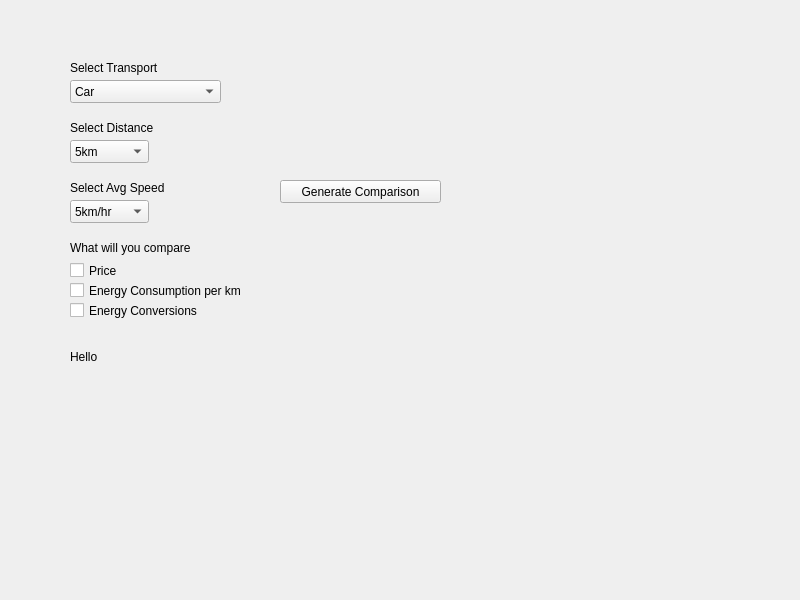
<?xml version="1.0" encoding="UTF-8"?>
<ui version="4.0">
 <class>mainEditorForm</class>
 <widget class="QMainWindow" name="mainEditorForm">
  <property name="geometry">
   <rect>
    <x>0</x>
    <y>0</y>
    <width>800</width>
    <height>600</height>
   </rect>
  </property>
  <property name="windowTitle">
   <string>mainEditorForm</string>
  </property>
  <widget class="QWidget" name="centralwidget">
   <widget class="QLabel" name="label">
    <property name="geometry">
     <rect>
      <x>70</x>
      <y>60</y>
      <width>101</width>
      <height>16</height>
     </rect>
    </property>
    <property name="text">
     <string>Select Transport</string>
    </property>
   </widget>
   <widget class="QComboBox" name="cmbTransport">
    <property name="geometry">
     <rect>
      <x>70</x>
      <y>80</y>
      <width>151</width>
      <height>23</height>
     </rect>
    </property>
    <item>
     <property name="text">
      <string>Car</string>
     </property>
    </item>
    <item>
     <property name="text">
      <string>Bus</string>
     </property>
    </item>
    <item>
     <property name="text">
      <string>Train</string>
     </property>
    </item>
    <item>
     <property name="text">
      <string>Walking</string>
     </property>
    </item>
   </widget>
   <widget class="QLabel" name="label_2">
    <property name="geometry">
     <rect>
      <x>70</x>
      <y>120</y>
      <width>101</width>
      <height>16</height>
     </rect>
    </property>
    <property name="text">
     <string>Select Distance</string>
    </property>
   </widget>
   <widget class="QComboBox" name="cmbDistance">
    <property name="geometry">
     <rect>
      <x>70</x>
      <y>140</y>
      <width>79</width>
      <height>23</height>
     </rect>
    </property>
    <item>
     <property name="text">
      <string>5km</string>
     </property>
    </item>
    <item>
     <property name="text">
      <string>10km</string>
     </property>
    </item>
    <item>
     <property name="text">
      <string>50km</string>
     </property>
    </item>
   </widget>
   <widget class="QLabel" name="label_3">
    <property name="geometry">
     <rect>
      <x>70</x>
      <y>180</y>
      <width>131</width>
      <height>16</height>
     </rect>
    </property>
    <property name="text">
     <string>Select Avg Speed</string>
    </property>
   </widget>
   <widget class="QComboBox" name="cmbSpeed">
    <property name="geometry">
     <rect>
      <x>70</x>
      <y>200</y>
      <width>79</width>
      <height>23</height>
     </rect>
    </property>
    <item>
     <property name="text">
      <string>5km/hr</string>
     </property>
    </item>
    <item>
     <property name="text">
      <string>30km/hr</string>
     </property>
    </item>
    <item>
     <property name="text">
      <string>60km/hr</string>
     </property>
    </item>
    <item>
     <property name="text">
      <string>120km/hr</string>
     </property>
    </item>
   </widget>
   <widget class="QLabel" name="label_4">
    <property name="geometry">
     <rect>
      <x>70</x>
      <y>240</y>
      <width>211</width>
      <height>16</height>
     </rect>
    </property>
    <property name="text">
     <string>What will you compare</string>
    </property>
   </widget>
   <widget class="QCheckBox" name="chbPrice">
    <property name="geometry">
     <rect>
      <x>70</x>
      <y>260</y>
      <width>85</width>
      <height>21</height>
     </rect>
    </property>
    <property name="text">
     <string>Price</string>
    </property>
   </widget>
   <widget class="QCheckBox" name="chbEnergy">
    <property name="geometry">
     <rect>
      <x>70</x>
      <y>280</y>
      <width>201</width>
      <height>21</height>
     </rect>
    </property>
    <property name="text">
     <string>Energy Consumption per km</string>
    </property>
   </widget>
   <widget class="QCheckBox" name="chbConversions">
    <property name="geometry">
     <rect>
      <x>70</x>
      <y>300</y>
      <width>201</width>
      <height>21</height>
     </rect>
    </property>
    <property name="text">
     <string>Energy Conversions</string>
    </property>
   </widget>
   <widget class="QPushButton" name="btnGen">
    <property name="geometry">
     <rect>
      <x>280</x>
      <y>180</y>
      <width>161</width>
      <height>23</height>
     </rect>
    </property>
    <property name="text">
     <string>Generate Comparison</string>
    </property>
   </widget>
   <widget class="QLabel" name="lblShow">
    <property name="geometry">
     <rect>
      <x>70</x>
      <y>350</y>
      <width>561</width>
      <height>181</height>
     </rect>
    </property>
    <property name="text">
     <string>Hello</string>
    </property>
    <property name="alignment">
     <set>Qt::AlignLeading|Qt::AlignLeft|Qt::AlignTop</set>
    </property>
   </widget>
  </widget>
  <action name="actionSave_As">
   <property name="text">
    <string>Save As</string>
   </property>
  </action>
  <action name="actionExit">
   <property name="text">
    <string>Exit</string>
   </property>
  </action>
  <action name="actionSave">
   <property name="text">
    <string>Save</string>
   </property>
  </action>
 </widget>
 <resources/>
 <connections>
  <connection>
   <sender>actionExit</sender>
   <signal>triggered()</signal>
   <receiver>mainEditorForm</receiver>
   <slot>close()</slot>
   <hints>
    <hint type="sourcelabel">
     <x>-1</x>
     <y>-1</y>
    </hint>
    <hint type="destinationlabel">
     <x>399</x>
     <y>299</y>
    </hint>
   </hints>
  </connection>
  <connection>
   <sender>cmbTransport</sender>
   <signal>activated(QString)</signal>
   <receiver>mainEditorForm</receiver>
   <slot>transportSelect()</slot>
   <hints>
    <hint type="sourcelabel">
     <x>145</x>
     <y>91</y>
    </hint>
    <hint type="destinationlabel">
     <x>399</x>
     <y>299</y>
    </hint>
   </hints>
  </connection>
  <connection>
   <sender>cmbDistance</sender>
   <signal>activated(QString)</signal>
   <receiver>mainEditorForm</receiver>
   <slot>distanceSelect()</slot>
   <hints>
    <hint type="sourcelabel">
     <x>109</x>
     <y>151</y>
    </hint>
    <hint type="destinationlabel">
     <x>399</x>
     <y>299</y>
    </hint>
   </hints>
  </connection>
  <connection>
   <sender>cmbSpeed</sender>
   <signal>activated(QString)</signal>
   <receiver>mainEditorForm</receiver>
   <slot>speedSelect()</slot>
   <hints>
    <hint type="sourcelabel">
     <x>109</x>
     <y>211</y>
    </hint>
    <hint type="destinationlabel">
     <x>399</x>
     <y>299</y>
    </hint>
   </hints>
  </connection>
  <connection>
   <sender>chbPrice</sender>
   <signal>clicked()</signal>
   <receiver>mainEditorForm</receiver>
   <slot>priceCheck()</slot>
   <hints>
    <hint type="sourcelabel">
     <x>112</x>
     <y>270</y>
    </hint>
    <hint type="destinationlabel">
     <x>399</x>
     <y>299</y>
    </hint>
   </hints>
  </connection>
  <connection>
   <sender>chbConversions</sender>
   <signal>clicked()</signal>
   <receiver>mainEditorForm</receiver>
   <slot>EnergyConverCheck()</slot>
   <hints>
    <hint type="sourcelabel">
     <x>170</x>
     <y>310</y>
    </hint>
    <hint type="destinationlabel">
     <x>399</x>
     <y>299</y>
    </hint>
   </hints>
  </connection>
  <connection>
   <sender>chbEnergy</sender>
   <signal>clicked()</signal>
   <receiver>mainEditorForm</receiver>
   <slot>EnergyConsumpCheck()</slot>
   <hints>
    <hint type="sourcelabel">
     <x>170</x>
     <y>290</y>
    </hint>
    <hint type="destinationlabel">
     <x>399</x>
     <y>299</y>
    </hint>
   </hints>
  </connection>
  <connection>
   <sender>btnGen</sender>
   <signal>clicked()</signal>
   <receiver>mainEditorForm</receiver>
   <slot>generateCompare()</slot>
   <hints>
    <hint type="sourcelabel">
     <x>360</x>
     <y>191</y>
    </hint>
    <hint type="destinationlabel">
     <x>399</x>
     <y>299</y>
    </hint>
   </hints>
  </connection>
 </connections>
 <slots>
  <slot>transportSelect()</slot>
  <slot>distanceSelect()</slot>
  <slot>speedSelect()</slot>
  <slot>priceCheck()</slot>
  <slot>EnergyConsumpCheck()</slot>
  <slot>EnergyConverCheck()</slot>
  <slot>generateCompare()</slot>
 </slots>
</ui>
